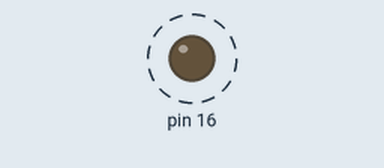
This sketch was run on a simulated Arduino Uno, built with avr-gcc and run on an emulated ATmega328P. On the bench: output pins drawn as LEDs (lit = HIGH). Dashed ring = blinking.

Above: at 0.5 s.
Timing chart, 0 to 3.5 s (numbered marks = the images above):
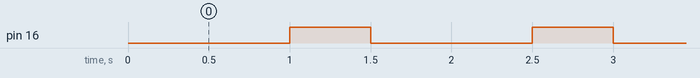

The sketch:

ABC.ino
```cpp
void ABC(){

}
```

lab01.ino
```cpp
void setup() {
pinMode(16,OUTPUT);

}
void loop() {
digitalWrite(16,0);
delay(1000);
digitalWrite(16,1);
delay(500);
}
```

Measured:
- by itself, pin 16: alternates HIGH for 0.50 s and LOW for 1.0 s
